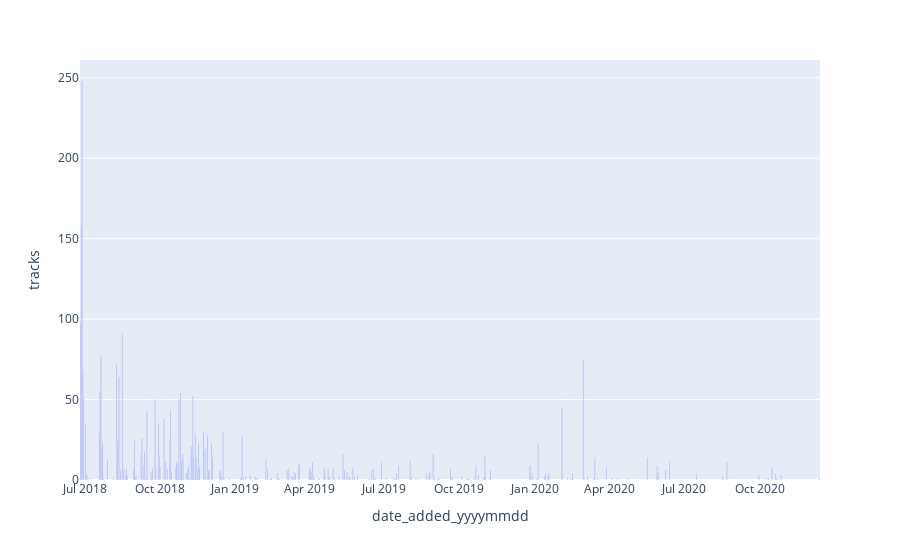

Here is the notebook cell this chart was saved with:
### Markdown cell above
#### 2020 was a comparatively quiet year for uploads for me.

### Code cell
fig = px.bar(date_group,x = 'date_added_yyyymmdd', y = 'tracks')
fig.show()

### Figure 1 — Plotly figure (JSON) as saved in the notebook; plotly's stock layout.template omitted (floating-point values rounded to 4 significant figures; data arrays with more than 128 entries replaced by an {"elided": "..."} marker saying what was removed)
{"data": [{"alignmentgroup": "True", "hovertemplate": "date_added_yyyymmdd=%{x}<br>tracks=%{y}<extra></extra>", "legendgroup": "", "marker": {"color": "#636efa"}, "name": "", "offsetgroup": "", "orientation": "v", "showlegend": false, "textposition": "auto", "type": "bar", "x": {"elided": "216 str values"}, "xaxis": "x", "y": {"elided": "216 int values"}, "yaxis": "y"}], "layout": {"barmode": "relative", "legend": {"tracegroupgap": 0}, "margin": {"t": 60}, "xaxis": {"anchor": "y", "domain": [0, 1], "title": {"text": "date_added_yyyymmdd"}}, "yaxis": {"anchor": "x", "domain": [0, 1], "title": {"text": "tracks"}}}}
